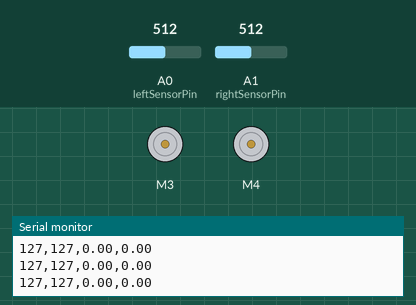
A sketch run on a simulated Arduino Uno, built with avr-gcc and run on an emulated ATmega328P. Parts: 2 × DC motor (green arrow = forward, orange = backward, longer = faster), the last lines printed to the serial monitor. The inputs (shaded band) are chosen by the test bench; at power-on: A0 (leftSensorPin) = 512, A1 (rightSensorPin) = 512.

Above: at 1.2 s.
1.3 s: A0 (leftSensorPin) set to 122
At 1.33 s:
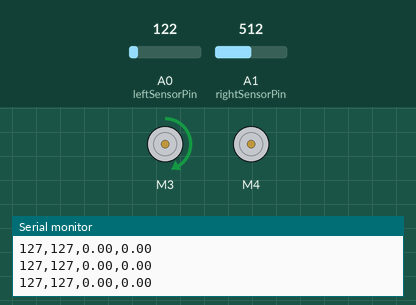
2.9 s: A1 (rightSensorPin) set to 414
At 4.3 s:
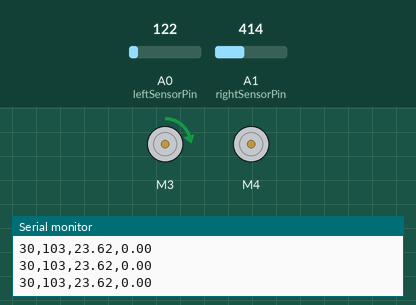
5.9 s: A1 (rightSensorPin) set to 383
7.4 s: A0 (leftSensorPin) set to 45
At 8.7 s:
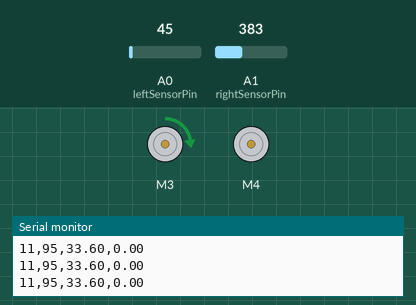
9.0 s: A0 (leftSensorPin) set to 36
At 10.3 s:
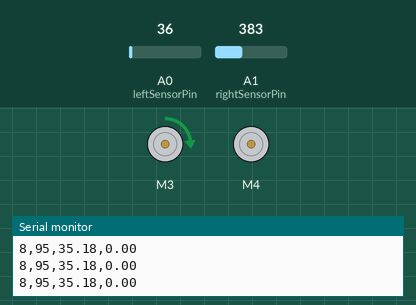
10.6 s: A1 (rightSensorPin) set to 122
At 11.4 s:
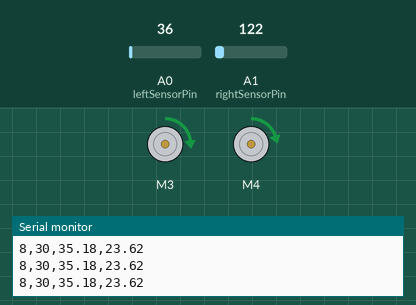
Timing chart, 0 to 13.2 s (numbered marks = the images above; inputs shaded):
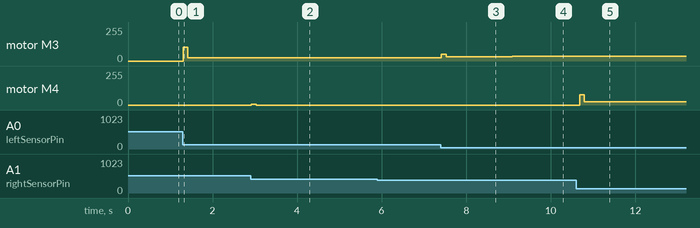

The sketch:

mp3Code.ino
```cpp
#include <Adafruit_MotorShield.h>
#include <PID_v1.h>

#define PIN_INPUT 0 //Left sensor
#define PIN_OUTPUT 3 //Right sensor

int leftSensorPin = A0;   // select the input pin for the potentiometer
int rightSensorPin = A1;   // select the input pin for the potentiometer
int leftSensorRaw = 0;  // variable to store the value coming from the sensor
int rightSensorRaw = 0;  // variable to store the value coming from the sensor
int leftSensorAdjusted = 0;
int rightSensorAdjusted = 0;
float scale = 0.7; // Scaler to change so we don't need to adjust setpoint individually

// Create the motor shield object with the default I2C address
Adafruit_MotorShield AFMS = Adafruit_MotorShield();
// Or, create it with a different I2C address (say for stacking)
// Adafruit_MotorShield AFMS = Adafruit_MotorShield(0x61);

// Select which 'port' M1, M2, M3 or M4. In this case, M1
Adafruit_DCMotor *leftMotor = AFMS.getMotor(3);
// You can also make another motor on port M2
Adafruit_DCMotor *rightMotor = AFMS.getMotor(4);

//Define Variables we'll be connecting to
double Setpoint, leftInput, leftOutput, rightInput, rightOutput;;


//Specify the links and initial tuning parameters
double Kp=0.75, Ki=0, Kd=0.12;
PID leftWheelPID(&leftInput, &leftOutput, &Setpoint, Kp, Ki, Kd, DIRECT);//left wheel uses the right sensor
PID rightWheelPID(&rightInput, &rightOutput, &Setpoint, Kp, Ki, Kd, DIRECT);//right weheel uses the left sensor

//the sensor are switched bc PID would make it go faster and it would need to go slower if it was on black; can be written better later for the reprot

void setup() {
  // put your setup code here, to run once:
  // declare the ledPin as an OUTPUT:
   if (!AFMS.begin()) {         // create with the default frequency 1.6KHz
  // if (!AFMS.begin(1000)) {  // OR with a different frequency, say 1KHz
    Serial.println("Could not find Motor Shield. Check wiring.");
    while (1);
  }
  Serial.println("Motor Shield found.");

  Serial.begin(9600);

  Setpoint = scale * 75; //75 is the average sensor output when displayed on the tape and scaled

  //Setting intial speed
  leftMotor->setSpeed(120);
  rightMotor->setSpeed(120);

  //Motor move forward
  rightMotor->run(FORWARD);
  leftMotor->run(FORWARD);

  // turn on motor
  leftMotor->run(RELEASE);
  rightMotor->run(RELEASE);

  //Setting up PID
  leftWheelPID.SetMode(AUTOMATIC);
  rightWheelPID.SetMode(AUTOMATIC);

}

void loop() {
  // put your main code here, to run repeatedly:

  //Read the raw value from the left IR sensor
  leftSensorRaw = analogRead(leftSensorPin);
  //Adjusted the raw value and map it to a range of 0 to 255
  leftSensorAdjusted = map(leftSensorRaw, 0, 1023, 0, 255);
  delay(2);

  // Repeating but for right sensor
  rightSensorRaw = analogRead(rightSensorPin);
  rightSensorAdjusted = map(rightSensorRaw, 0, 1023, 0, 255);
  delay(2);

  //Scaling the input for the PID computation
  leftInput = scale * leftSensorAdjusted;
  rightInput = scale * rightSensorAdjusted;
  leftWheelPID.Compute();
  rightWheelPID.Compute();

  //this should basically mean that
  leftMotor->setSpeed(leftOutput);
  rightMotor->setSpeed(rightOutput);

  rightMotor->run(FORWARD);
  leftMotor->run(FORWARD);

  //Transmits sensor reading and both servo angles, separated by commas for easy splitting later
  Serial.print(leftSensorAdjusted);
  Serial.print(",");
  Serial.print(rightSensorAdjusted);
  Serial.print(",");
  Serial.print(leftOutput);
  Serial.print(",");
  Serial.println(rightOutput);

}
```

Measured:
- after the input at 1.3 s, motor M3: stopped → forward 105/255 at once, → forward 23/255 0.10 s later
- after the input at 2.9 s, motor M4: stopped → forward 5/255 at once, → stopped 0.12 s later
- after the input at 7.4 s, motor M3: forward 23/255 → forward 49/255 at once, → forward 33/255 0.11 s later
- after the input at 9.0 s, motor M3: forward 33/255 → forward 37/255 after 0.09 s, → forward 35/255 0.11 s later
- after the input at 10.6 s, motor M4: stopped → forward 78/255 after 0.08 s, → forward 23/255 0.11 s later
